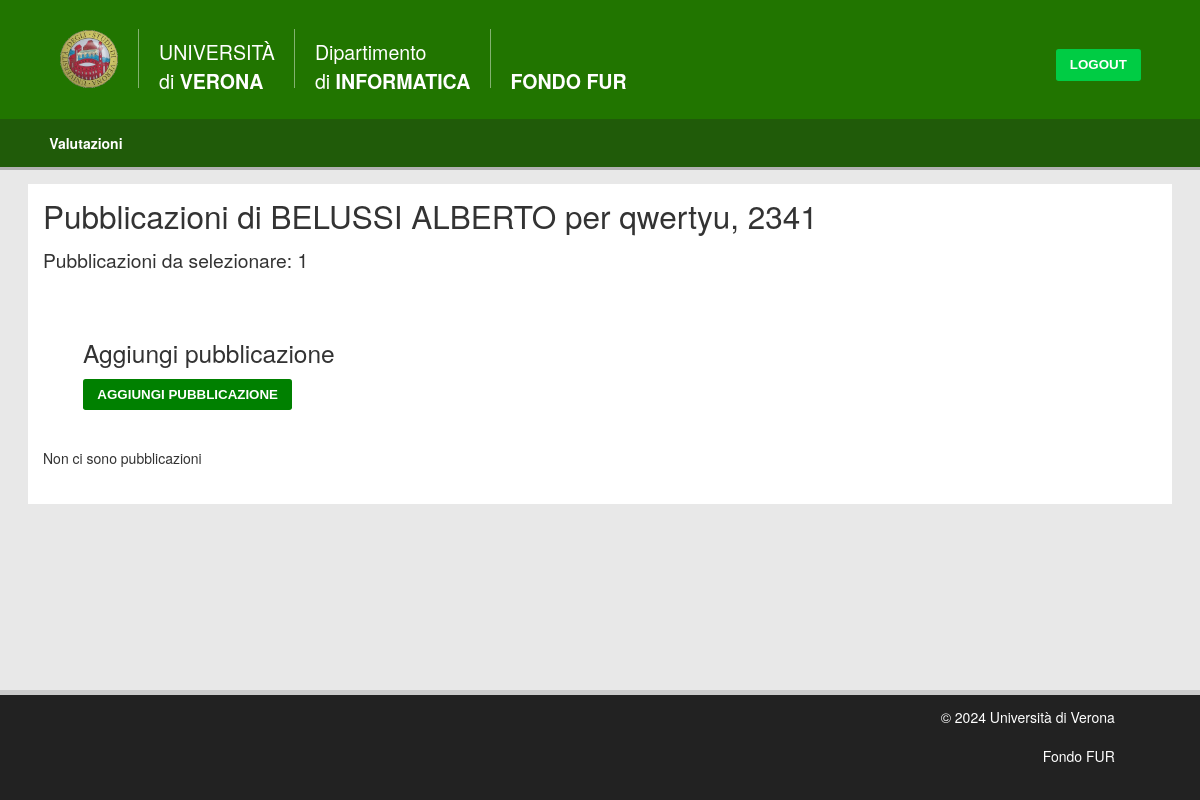
The app's page /docente_pubblicazioni/qwertyu/BELALB00A00A000A/ with its own data.
### caricamentoDati/models.py (models this page shows, shortened)
class Docente(models.Model):
    codiceFiscale = models.CharField(
        max_length=16, primary_key=True, default='RSSMRA80L05F593A', verbose_name="codice fiscale")
    cognome_nome = models.CharField(
        max_length=40, verbose_name="cognome e nome")
    class Meta:
        verbose_name_plural = "Docenti"

class Valutazione(models.Model):
    STATUS_CHOICES = (
        ('Vuota', 'Vuota'),
        ('Pubblicazioni caricate', 'Pubblicazioni caricate'),
        ('Assegnamento calcolato', 'Assegnamento calcolato'),
        ('Assegnamento completato', 'Assegnamento completato'),
        ('Chiusa', 'Chiusa'),
    )
    nome = models.CharField(max_length=100, primary_key=True)
    anno = models.IntegerField(validators=[MinValueValidator(
        1000), MaxValueValidator(9999)], default=datetime.date.today().year)
    dataCaricamento = models.DateField(
        blank=True, null=True, verbose_name="data di caricamento")
    status = models.CharField(
        max_length=50, choices=STATUS_CHOICES, default='Vuota')
    numeroPubblicazioni = models.PositiveIntegerField(
        validators=[MinValueValidator(1)], default=3, verbose_name="numero di pubblicazioni da selezionare")
    dataCaricamentoPubblicazioni = models.DateField(
        blank=True, null=True, verbose_name="data di caricamento delle pubblicazioni")
    class Meta:
        verbose_name_plural = "Valutazioni"

### caricamentoDati/views.py (the view, shortened to what this page needs)
# urls.py: re_path('^docente_pubblicazioni/(?P<valutazione_nome>.*)/(?P<docente_codice_fiscale>.*)/$',
def docente_pubblicazioni(request, valutazione_nome, docente_codice_fiscale):
    docente_cf = request.session.get('codice_fiscale')
    valutazione = Valutazione.objects.get(nome=valutazione_nome)
    docente = Docente.objects.get(codiceFiscale=docente_codice_fiscale)
    relazioni_docente_pubblicazione = RelazioneDocentePubblicazione.objects.filter(
        pubblicazione__valutazione=valutazione, autore=docente)
    pubblicazioni_info = []
    context = {'valutazione': valutazione,
               'num_pubblicazioni': valutazione.numeroPubblicazioni,
               'docente': docente,
               'docente_codice_fiscale': docente.codiceFiscale,
               'pubblicazioni_info': pubblicazioni_info}
    return render(request, 'caricamentoDati/docente_pubblicazioni.html', context)

### caricamentoDati/templates/caricamentoDati/docente_pubblicazioni.html (shortened to what this page needs)
{% extends 'base.html' %}
{% block content %}
<div class="main">
  <h1>Pubblicazioni di {{ docente.cognome_nome }} per {{ valutazione.nome }}, {{ valutazione.anno }}</h1>
  <h3>Pubblicazioni da selezionare: {{ num_pubblicazioni }}</h3>
  <br/>
  <div style="padding: 20px;">
    <div style="padding: 20px;">
      <h2>Aggiungi pubblicazione</h2>
      <button type="button" class="btn" data-toggle="modal" data-target="#aggiungiPubblicazioneModal" onclick="loadModalContent()">Aggiungi pubblicazione</button>
    </div>
</div>
{% if pubblicazioni_info %}
  <div style="display: flex; padding-top: 40px;">
    <form id="selezioneForm" method="post" style="display: inline;" action="{% url 'salva_selezioni' valutazione.nome docente_codice_fiscale %}">
      {% csrf_token %}
      <table id="table-docente-pubblicazione" class="table table-bordered" style=" text-align: left; width: 100%;" border="1" cellpadding="2" cellspacing="2">
        <thead>
        <tr>
          <th style="vertical-align: top; text-align: left;"><b>Titolo</b></th>
          <th style="vertical-align: top; text-align: left;"><b>Anno di pubblicazione</b></th>
          <th style="vertical-align: top; text-align: left;"><b>Handle</b></th>
          <th style="vertical-align: top; text-align: left;"><b>Tipologia collezione</b></th>
          <th style="vertical-align: top; text-align: left;"><b>Titolo rivista o atti</b></th>
          <th style="vertical-align: top; text-align: left;"><b>ISSN/ISBN</b></th>
          <th style="vertical-align: top; text-align: left;"><b>DOI</b></th>
          <th style="vertical-align: top; text-align: left;"><b>Indicizzato Scopus</b></th>
          <th style="vertical-align: top; text-align: left;"><b>Autori</b></th>
          <th style="vertical-align: top; text-align: left;"><b>Selezionato da</b></th>
          <th style="vertical-align: top; text-align: left;"><b>Quartile</b></th>
          <th style="vertical-align: top; text-align: left;"><b>Selezione</b></th>
        </tr>
        {% for pubblicazione in pubblicazioni_info %}
        <tr>
          <td>{{ pubblicazione.titolo }}</td>
          <input type="hidden" name="titolo_pubblicazione[]" value="{{ pubblicazione.titolo }}">
          <td>{{pubblicazione.anno}}</td>
          <td>{{pubblicazione.handle}}</td>
          <td>{{pubblicazione.tipologia}}</td>
          <td>{{pubblicazione.rivista}}</td>
          <td>{{pubblicazione.issn_isbn}}</td>
          <td>{{pubblicazione.doi}}</td>
          <td>{{pubblicazione.scopus}}</td>
          <td>
            {% for autore in pubblicazione.altri_autori %}
            {{ autore }}{% if not forloop.last %}, {% endif %}
            {% endfor %}
          </td>
          <td>
            {% for autore in pubblicazione.altri_autori_scelta %}
            {{ autore }}{% if not forloop.last %}, {% endif %}
            {% endfor %}
          </td>
          <td>{{ pubblicazione.quartile }}</td>
          <td><input type="checkbox" name="selezione_pubblicazione[]" value="{{ pubblicazione.id }}" {% if pubblicazione.valore_scelta != 0 %}checked{% endif %}></td>
        </tr>
        {% endfor %}
      </table>
      <div style="padding-left: 20px;">
        <button type="button" class="btn" onclick="salvaSelezioni()">Salva selezioni</button>
      </div>
    </form>
  </div>
  {%else%}
  <p>Non ci sono pubblicazioni</p>
  {% endif %}
</div>
{% endblock %}

### caricamentoDati/static/styles.css (style rules this page uses)
body { margin: 0; padding: 0; color: #333; text-align: justify; background-color: #eee; font: .875em "Helvetica Neue", Helvetica, Arial, Geneva, sans-serif; }
h1, h2, h3, h4, h5, h6 { margin: 0 0 .5em; font-weight: 500; line-height: 1.1; }
h1 { font-size: 2.25em; }
h2 { font-size: 1.75em; }
h3 { font-size: 1.375em; }
p { margin: 0 0 1.5em; line-height: 1.25; }
.main { background-color: #fff; padding: 15px; }
.btn { color: #fff !important; background-color: #008000; display: inline-block; padding: .5em 1em; margin-bottom: 0; line-height: 1.2; white-space: nowrap; vertical-align: middle; cursor: pointer; border: 1px solid transparent; border-radius: .2em; text-decoration: none; text-transform: uppercase; font-weight: bold; }

### caricamentoDati/templates/base.html (style rules this page uses)
html, body { height: 100%; margin: 0; }

### records on screen
Docente: cognome_nome "BELUSSI ALBERTO"
Valutazione: nome "qwertyu", anno "2341"

### other values on screen
{{ num_pubblicazioni }} "1"
